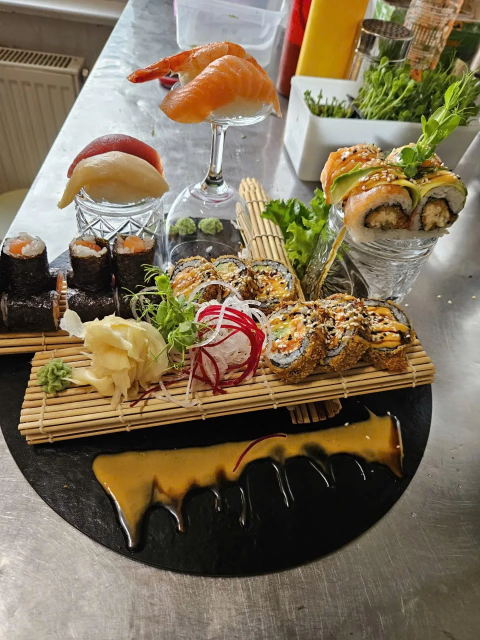
#> input picture assets/sushi-gallery-02.webp, 960 x 1280 px, found by its file name (shown at 1/2 size)
$ python prepare-social-image.py
#> lines starting #> are read from the running program, lines starting #| are printed output that depends on the picture
"""Create compressed responsive copies and a JPEG for social crawlers from supplied photography."""
from pathlib import Path
from PIL import Image, ImageOps

assets = Path(__file__).resolve().parents[1] / 'public' / 'assets'
photo = Image.open(assets / 'sushi-gallery-02.webp').convert('RGB')
#> photo is the input picture: PIL image 960x1280 RGB; mean R, G, B 125, 110.5, 86.3
for width in (480, 640, 960, 1280):
    image = ImageOps.fit(photo, (width, round(width * 2 / 3)), Image.Resampling.LANCZOS, centering=(0.5, 0.57))
    image.save(assets / f'sushi-hero-{width}.webp', quality=76, method=6)
    image.save(assets / f'sushi-hero-{width}.avif', quality=48, speed=6)
#> this loop made 4 passes
#> pass 1, `image = ImageOps.fit(photo, (width, round(width * 2 / 3)), Image.Resam..`:
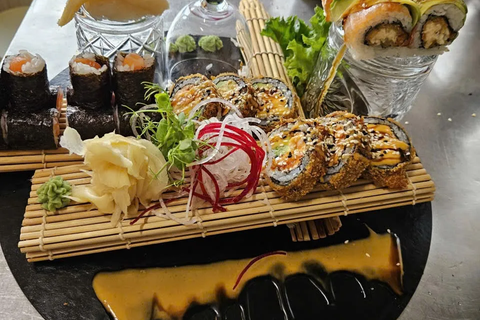
#> image: PIL image 480x320 RGB; mean R, G, B 119.3, 101.9, 73.6
#> pass 2, `image = ImageOps.fit(photo, (width, round(width * 2 / 3)), Image.Resam..`:
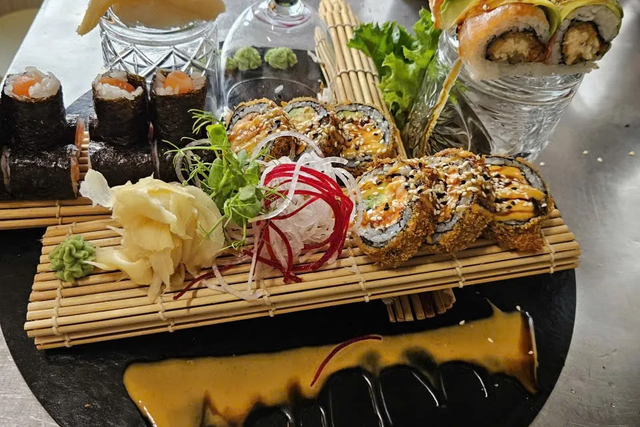
#> image: PIL image 640x427 RGB; mean R, G, B 119.3, 101.9, 73.6
ImageOps.fit(photo, (1200, 630), Image.Resampling.LANCZOS, centering=(0.5, 0.57)).save(assets / 'moc83-sushi-social.jpg', quality=83, optimize=True)
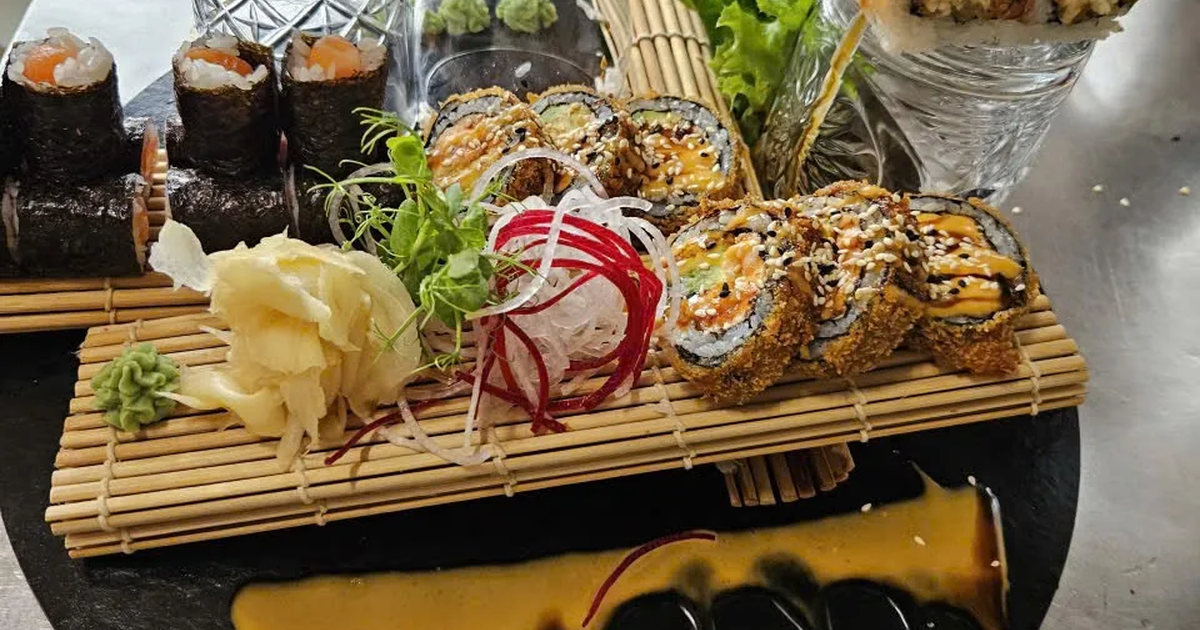
#> saved as moc83-sushi-social.jpg: PIL image 1200x630 RGB; mean R, G, B 118.7, 99.5, 70.3
print('Prepared sushi hero and social sharing images from supplied restaurant photo.')

$ run again, with assets/sushi-gallery-01.webp copied over assets/sushi-gallery-02.webp
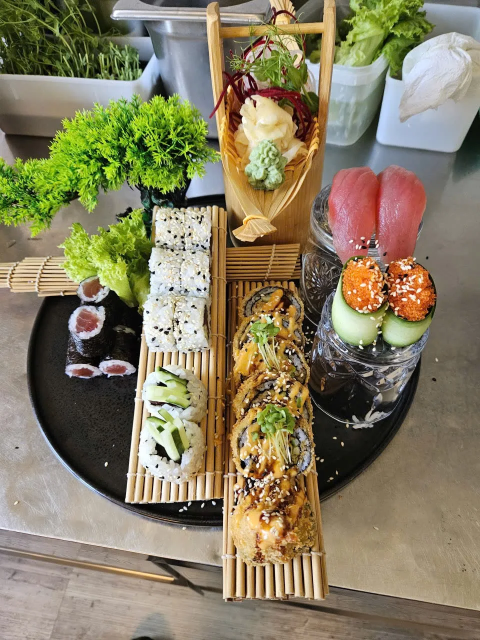
#> input picture assets/sushi-gallery-01.webp, 960 x 1280 px, found by its file name (shown at 1/2 size)
#> photo is the input picture: PIL image 960x1280 RGB; mean R, G, B 134.8, 125.4, 97.7
#> the loop `for width in (480, 640, 960, 1280):` made 4 passes
#> pass 1, `image = ImageOps.fit(photo, (width, round(width * 2 / 3)), Image.Resam..`:
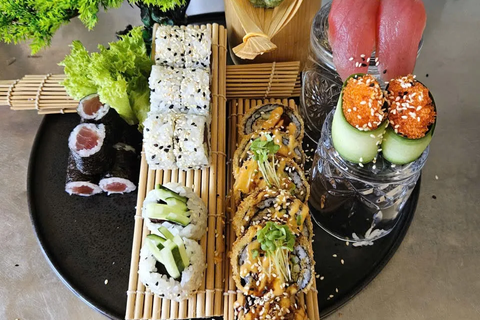
#> image: PIL image 480x320 RGB; mean R, G, B 129.5, 115.1, 88.5
#> `ImageOps.fit(photo, (1200, 630), Image.Resampling.LANCZOS, centering=(..`:
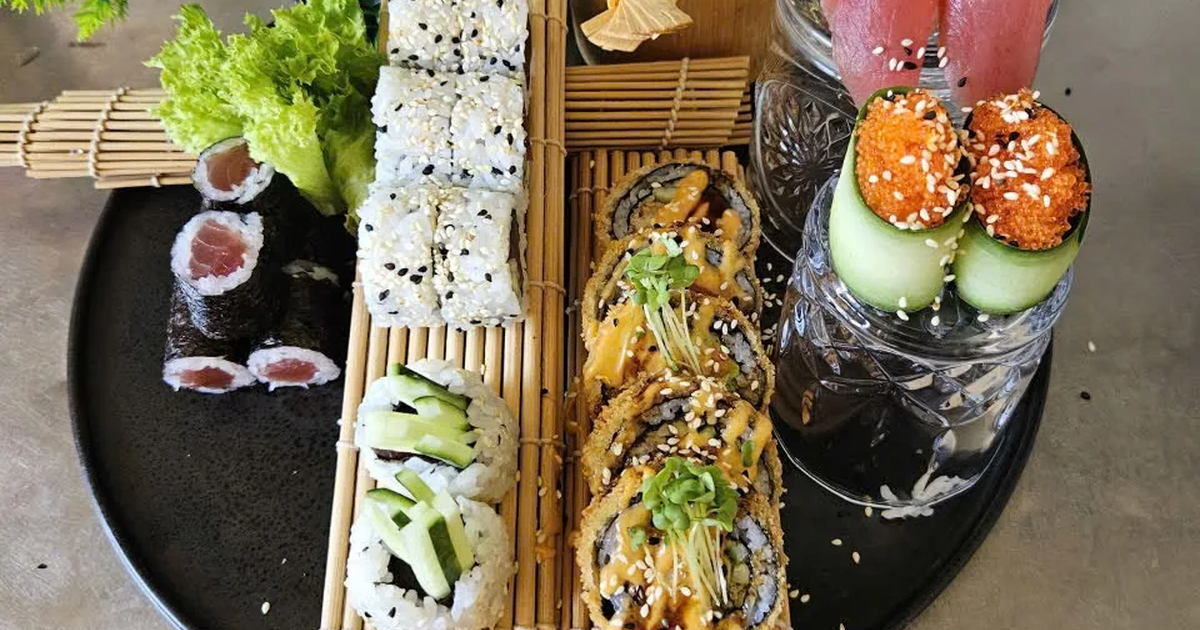
#> saved as moc83-sushi-social.jpg: PIL image 1200x630 RGB; mean R, G, B 126.3, 112.7, 86.9

$ run again, with assets/sushi-gallery-03.webp copied over assets/sushi-gallery-02.webp
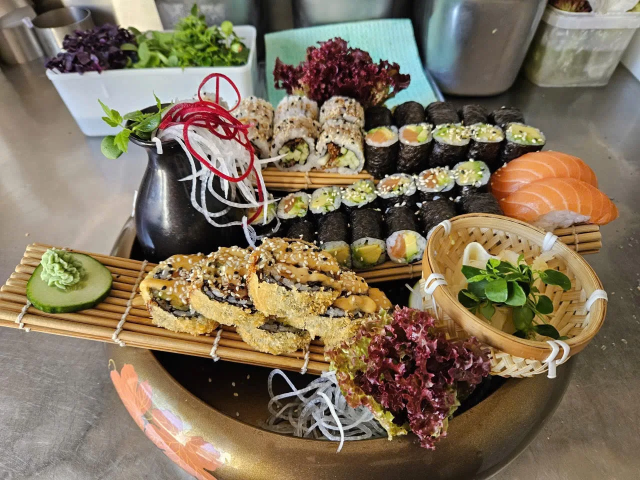
#> input picture assets/sushi-gallery-03.webp, 1280 x 960 px, found by its file name (shown at 1/2 size)
#> photo is the input picture: PIL image 1280x960 RGB; mean R, G, B 128.5, 113.7, 91.4
#> the loop `for width in (480, 640, 960, 1280):` made 4 passes
#> pass 1, `image = ImageOps.fit(photo, (width, round(width * 2 / 3)), Image.Resam..`:
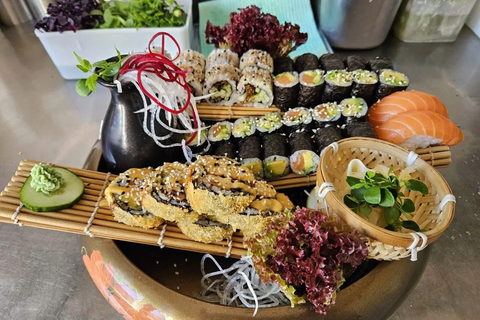
#> image: PIL image 480x320 RGB; mean R, G, B 129.2, 113.3, 89.9
#> `ImageOps.fit(photo, (1200, 630), Image.Resampling.LANCZOS, centering=(..`:
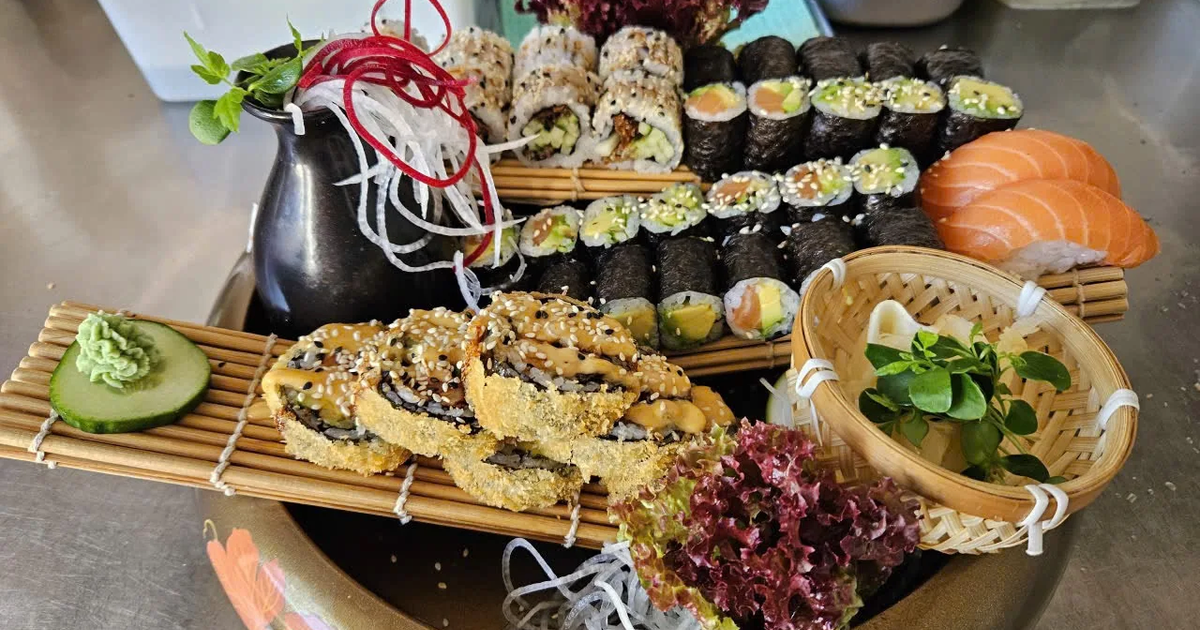
#> saved as moc83-sushi-social.jpg: PIL image 1200x630 RGB; mean R, G, B 131.9, 113.3, 87.7

$ run again, with assets/sushi-gallery-04.webp copied over assets/sushi-gallery-02.webp
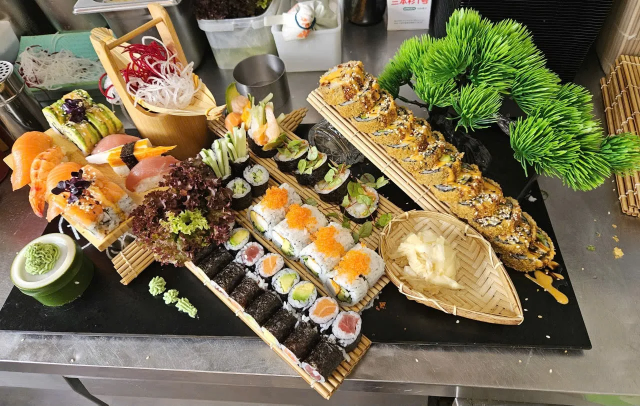
#> input picture assets/sushi-gallery-04.webp, 1280 x 811 px, found by its file name (shown at 1/2 size)
#> photo is the input picture: PIL image 1280x811 RGB; mean R, G, B 126.2, 114.1, 82.9
#> the loop `for width in (480, 640, 960, 1280):` made 4 passes
#> pass 1, `image = ImageOps.fit(photo, (width, round(width * 2 / 3)), Image.Resam..`:
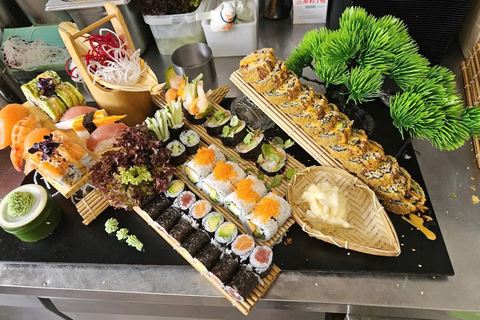
#> image: PIL image 480x320 RGB; mean R, G, B 125.9, 113.8, 82.3
#> `ImageOps.fit(photo, (1200, 630), Image.Resampling.LANCZOS, centering=(..`:
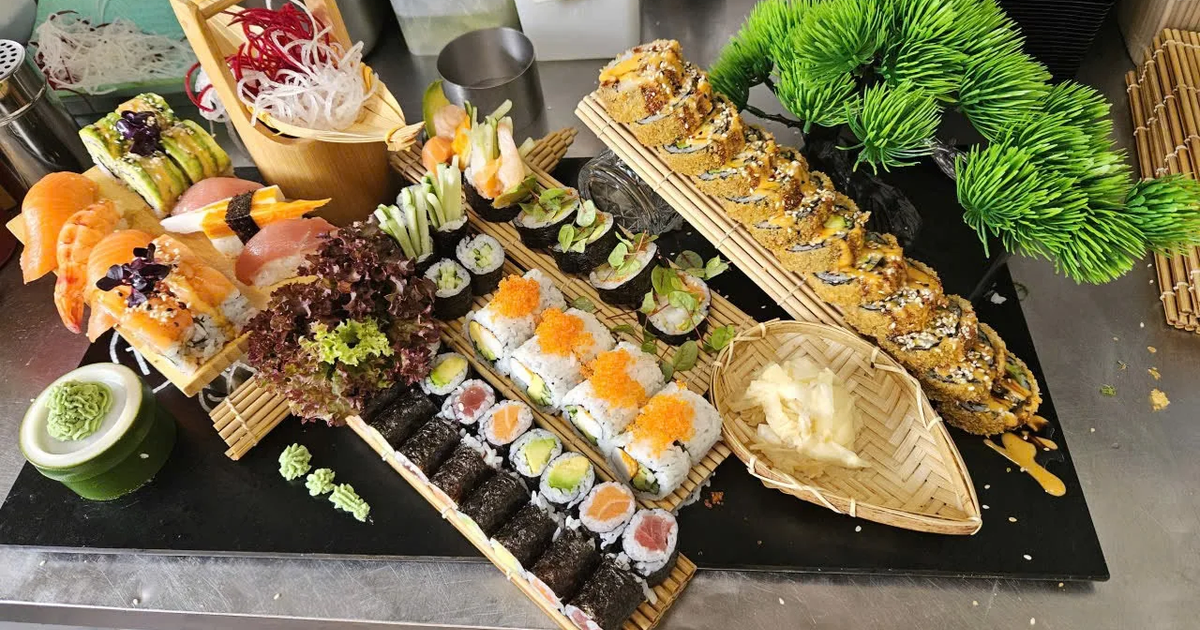
#> saved as moc83-sushi-social.jpg: PIL image 1200x630 RGB; mean R, G, B 128.8, 115.2, 80.7
